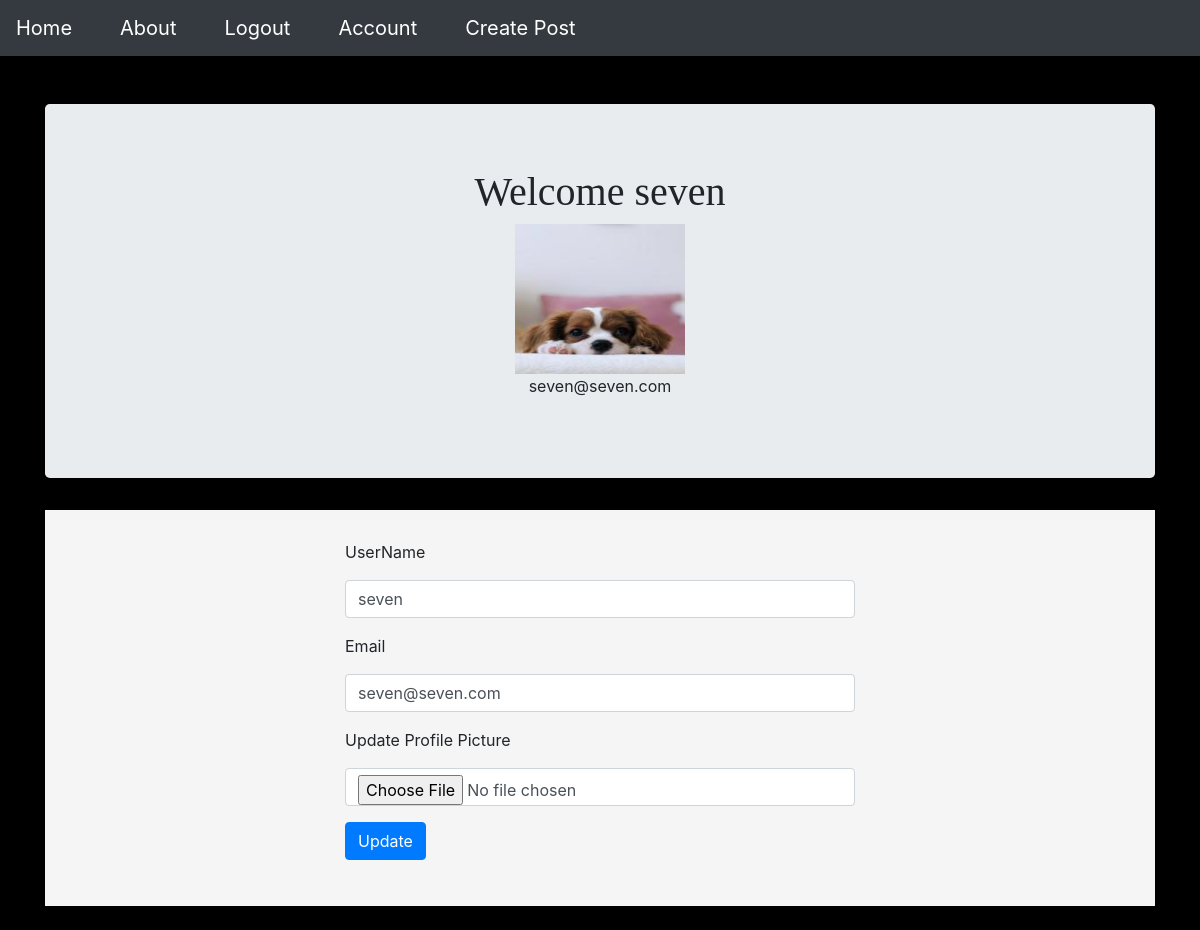
The app's page /account (signed in) with its own data.
### puppycompanyblog/models.py (models this page shows, shortened)
class User(db.Model, UserMixin):
    __tablename__ = 'users'
    id = db.Column(db.Integer, primary_key=True)
    profile_image = db.Column(
        db.String(64), nullable=False, default='default_profile.jpg')
    email = db.Column(db.String(64), unique=True, index=True)
    username = db.Column(db.String(64), unique=True, index=True)
    pasword_hash = db.Column(db.String(128))
    posts = db.relationship('BlogPost', backref='author', lazy=True)

### puppycompanyblog/users/views.py (the view)
@users.route("/account", methods=['GET', 'POST'])
@login_required
def account():
    form = UpdateUserForm()
    if form.validate_on_submit():
        print(form)
        if form.picture.data:
            username = current_user.username
            pic = add_profile_pic(form.picture.data, username)
            current_user.profile_image = pic
        current_user.username = form.username.data
        current_user.email = form.email.data
        db.session.commit()
        flash('User Account Updated')
        return redirect(url_for('users.account'))
    elif request.method == 'GET':
        form.username.data = current_user.username
        form.email.data = current_user.email
    profile_image = url_for(
        'static', filename='profile_pics/' + current_user.profile_image)
    return render_template('account.html', profile_image=profile_image, form=form)

### puppycompanyblog/users/forms.py (shortened to what this page needs)
class UpdateUserForm(FlaskForm):
    email = StringField('Email', validators=[DataRequired(), Email()])
    username = StringField('UserName', validators=[DataRequired()])
    picture = FileField('Update Profile Picture', validators=[
                        FileAllowed(['jpg', 'png'])])
    submit = SubmitField('Update')

### puppycompanyblog/models.py (called while the page is built)
@login_manager.user_loader
def load_user(user_id):
    return User.query.get(user_id)

### puppycompanyblog/templates/account.html (shortened to what this page needs)
{% extends "base.html" %} {% block content %}
<div class="jumbotron">
  <center>
    <div>
      <h1 style="font-family: cursive">Welcome {{current_user.username}}</h1>
      <img
        src="{{url_for('static',filename='profile_pics/'+current_user.profile_image)}}"
        height="150px"
        width="170px"
      />
      <p>{{current_user.email}}</p>
    </div>
  </center>
</div>
<div class="container" style="background-color: whitesmoke; padding: 30px">
  <div class="row">
    <div class="col-md-3"></div>
    <div class="col-md-6">
      <form action="" method="POST" enctype="multipart/form-data">
        <div class="form-group">
          {{form.username.label(class='form-group')}}{{form.username(class='form-control')}}
        </div>
        <div class="form-group">
          {{form.email.label(class='form-group')}}{{form.email(class='form-control')}}
        </div>
        <div class="form-group">
          {{form.picture.label(class='form-group')}}{{form.picture(class='form-control')}}
        </div>
        <div class="form-group">{{form.submit(class='btn btn-primary')}}</div>
      </form>
    </div>
    <div class="col-md-3"></div>
  </div>
</div>
<br />
{% endblock %}

### records on screen
User: username "seven", profile_image (picture), email "seven@seven.com"
